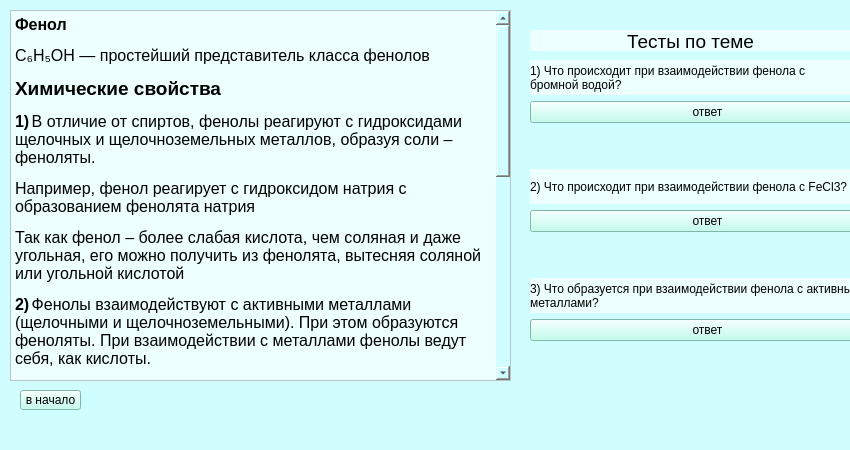
<?xml version="1.0" encoding="UTF-8"?>
<ui version="4.0">
 <class>MainWindow</class>
 <widget class="QMainWindow" name="MainWindow">
  <property name="geometry">
   <rect>
    <x>0</x>
    <y>0</y>
    <width>850</width>
    <height>450</height>
   </rect>
  </property>
  <property name="windowTitle">
   <string>MainWindow</string>
  </property>
  <property name="styleSheet">
   <string notr="true">background-color: rgb(208, 253, 255)</string>
  </property>
  <widget class="QWidget" name="centralwidget">
   <widget class="QTextEdit" name="textEdit">
    <property name="geometry">
     <rect>
      <x>10</x>
      <y>10</y>
      <width>501</width>
      <height>371</height>
     </rect>
    </property>
    <property name="styleSheet">
     <string notr="true">background-color: rgb(237, 255, 255);</string>
    </property>
    <property name="html">
     <string>&lt;!DOCTYPE HTML PUBLIC &quot;-//W3C//DTD HTML 4.0//EN&quot; &quot;http://www.w3.org/TR/REC-html40/strict.dtd&quot;&gt;
&lt;html&gt;&lt;head&gt;&lt;meta name=&quot;qrichtext&quot; content=&quot;1&quot; /&gt;&lt;style type=&quot;text/css&quot;&gt;
p, li { white-space: pre-wrap; }
&lt;/style&gt;&lt;/head&gt;&lt;body style=&quot; font-family:'MS Shell Dlg 2'; font-size:8pt; font-weight:400; font-style:normal;&quot;&gt;
&lt;p style=&quot; margin-top:12px; margin-bottom:12px; margin-left:0px; margin-right:0px; -qt-block-indent:0; text-indent:0px;&quot;&gt;&lt;span style=&quot; font-family:'Times New Roman,serif'; font-size:12pt; font-weight:600;&quot;&gt;Фенол &lt;/span&gt;&lt;/p&gt;
&lt;p style=&quot; margin-top:12px; margin-bottom:12px; margin-left:0px; margin-right:0px; -qt-block-indent:0; text-indent:0px;&quot;&gt;&lt;span style=&quot; font-family:'Times New Roman,serif'; font-size:12pt;&quot;&gt;C₆H₅OH — простейший представитель класса фенолов&lt;/span&gt; &lt;/p&gt;
&lt;p style=&quot; margin-top:12px; margin-bottom:12px; margin-left:0px; margin-right:0px; -qt-block-indent:0; text-indent:0px;&quot;&gt;&lt;span style=&quot; font-size:14pt; font-weight:600;&quot;&gt;Химические свойства&lt;/span&gt;&lt;/p&gt;
&lt;p style=&quot; margin-top:12px; margin-bottom:12px; margin-left:0px; margin-right:0px; -qt-block-indent:0; text-indent:0px;&quot;&gt;&lt;span style=&quot; font-family:'Times New Roman,serif'; font-size:12pt; font-weight:600;&quot;&gt;1)&lt;/span&gt;&lt;span style=&quot; font-family:'Times New Roman'; font-size:7pt; font-weight:600;&quot;&gt; &lt;/span&gt;&lt;span style=&quot; font-family:'Times New Roman,serif'; font-size:12pt;&quot;&gt;В отличие от спиртов, фенолы реагируют с гидроксидами щелочных и щелочноземельных металлов, образуя соли – феноляты.&lt;/span&gt; &lt;/p&gt;
&lt;p style=&quot; margin-top:12px; margin-bottom:12px; margin-left:0px; margin-right:0px; -qt-block-indent:0; text-indent:0px;&quot;&gt;&lt;span style=&quot; font-family:'Times New Roman,serif'; font-size:12pt;&quot;&gt;Например, фенол реагирует с гидроксидом натрия с образованием фенолята натрия&lt;/span&gt; &lt;/p&gt;
&lt;p style=&quot; margin-top:12px; margin-bottom:12px; margin-left:0px; margin-right:0px; -qt-block-indent:0; text-indent:0px;&quot;&gt;&lt;span style=&quot; font-family:'Times New Roman,serif'; font-size:12pt;&quot;&gt;Так как фенол – более слабая кислота, чем соляная и даже угольная, его можно получить из фенолята, вытесняя соляной или угольной кислотой&lt;/span&gt; &lt;/p&gt;
&lt;p style=&quot; margin-top:12px; margin-bottom:12px; margin-left:0px; margin-right:0px; -qt-block-indent:0; text-indent:0px;&quot;&gt;&lt;span style=&quot; font-family:'Times New Roman,serif'; font-size:12pt; font-weight:600;&quot;&gt;2)&lt;/span&gt;&lt;span style=&quot; font-family:'Times New Roman'; font-size:7pt;&quot;&gt; &lt;/span&gt;&lt;span style=&quot; font-family:'Times New Roman,serif'; font-size:12pt;&quot;&gt;Фенолы взаимодействуют с активными металлами (щелочными и щелочноземельными). При этом образуются феноляты. При взаимодействии с металлами фенолы ведут себя, как кислоты.&lt;/span&gt; &lt;/p&gt;
&lt;p style=&quot; margin-top:12px; margin-bottom:12px; margin-left:0px; margin-right:0px; -qt-block-indent:0; text-indent:0px;&quot;&gt;&lt;span style=&quot; font-family:'Times New Roman,serif'; font-size:12pt;&quot;&gt;Например, фенол взаимодействует с натрием с образованием фенолята натрия и водорода.&lt;/span&gt; &lt;/p&gt;
&lt;p style=&quot; margin-top:12px; margin-bottom:12px; margin-left:0px; margin-right:0px; -qt-block-indent:0; text-indent:0px;&quot;&gt;&lt;span style=&quot; font-family:'Times New Roman,serif'; font-size:12pt; font-weight:600;&quot;&gt;3)&lt;/span&gt;&lt;span style=&quot; font-family:'Times New Roman'; font-size:7pt; font-weight:600;&quot;&gt; &lt;/span&gt;&lt;span style=&quot; font-family:'Times New Roman,serif'; font-size:12pt;&quot;&gt;Фенол легко при комнатной температуре (без всякого катализатора) взаимодействует с бромной водой с образованием белого осадка 2,4,6-трибромфенола (качественная реакция на фенол).&lt;/span&gt; &lt;/p&gt;
&lt;p style=&quot; margin-top:12px; margin-bottom:12px; margin-left:0px; margin-right:0px; -qt-block-indent:0; text-indent:0px;&quot;&gt;&lt;span style=&quot; font-family:'Times New Roman,serif'; font-size:12pt; font-weight:600;&quot;&gt;4)&lt;/span&gt;&lt;span style=&quot; font-family:'Times New Roman'; font-size:7pt; font-weight:600;&quot;&gt; &lt;/span&gt;&lt;span style=&quot; font-family:'Times New Roman,serif'; font-size:12pt;&quot;&gt;Под действием 20% азотной кислоты HNO3 фенол легко превращается в смесь орто- и пара-нитрофенолов.&lt;/span&gt; &lt;/p&gt;
&lt;p style=&quot; margin-top:12px; margin-bottom:12px; margin-left:0px; margin-right:0px; -qt-block-indent:0; text-indent:0px;&quot;&gt;&lt;span style=&quot; font-family:'Times New Roman,serif'; font-size:12pt;&quot;&gt;Например, при нитровании фенола избытком концентрированной HNO3 образуется 2,4,6-тринитрофенол  (пикриновая кислота)&lt;/span&gt; &lt;/p&gt;
&lt;p style=&quot; margin-top:12px; margin-bottom:12px; margin-left:0px; margin-right:0px; -qt-block-indent:0; text-indent:0px;&quot;&gt;&lt;span style=&quot; font-family:'Times New Roman,serif'; font-size:12pt; font-weight:600;&quot;&gt;5)&lt;/span&gt;&lt;span style=&quot; font-family:'Times New Roman'; font-size:7pt; font-weight:600;&quot;&gt; &lt;/span&gt;&lt;span style=&quot; font-family:'Times New Roman,serif'; font-size:12pt;&quot;&gt;С формальдегидом фенол образует фенолоформальдегидные смолы.&lt;/span&gt; &lt;/p&gt;
&lt;p style=&quot; margin-top:12px; margin-bottom:12px; margin-left:0px; margin-right:0px; -qt-block-indent:0; text-indent:0px;&quot;&gt;&lt;span style=&quot; font-family:'Times New Roman,serif'; font-size:12pt; font-weight:600;&quot;&gt;6)&lt;/span&gt;&lt;span style=&quot; font-family:'Times New Roman'; font-size:7pt; font-weight:600;&quot;&gt; &lt;/span&gt;&lt;span style=&quot; font-family:'Times New Roman,serif'; font-size:12pt;&quot;&gt;При взаимодействии фенола с хлоридом железа (III) образуются комплексные соединения железа, которые окрашивают раствор в сине-фиолетовый цвет. Это качественная реакция на фенол.&lt;/span&gt; &lt;/p&gt;
&lt;p style=&quot; margin-top:12px; margin-bottom:12px; margin-left:0px; margin-right:0px; -qt-block-indent:0; text-indent:0px;&quot;&gt;&lt;span style=&quot; font-family:'Times New Roman,serif'; font-size:12pt; font-weight:600;&quot;&gt;7)&lt;/span&gt;&lt;span style=&quot; font-family:'Times New Roman'; font-size:7pt; font-weight:600;&quot;&gt; &lt;/span&gt;&lt;span style=&quot; font-family:'Times New Roman,serif'; font-size:12pt;&quot;&gt;Присоединение водорода к ароматическому кольцу.&lt;/span&gt; &lt;/p&gt;
&lt;p style=&quot; margin-top:12px; margin-bottom:12px; margin-left:0px; margin-right:0px; -qt-block-indent:0; text-indent:0px;&quot;&gt;&lt;span style=&quot; font-family:'Times New Roman,serif'; font-size:12pt;&quot;&gt;Продукт реакции – циклогексанол, вторичный циклический спирт.&lt;/span&gt; &lt;/p&gt;&lt;/body&gt;&lt;/html&gt;</string>
    </property>
   </widget>
   <widget class="QPushButton" name="btn_return">
    <property name="geometry">
     <rect>
      <x>20</x>
      <y>390</y>
      <width>61</width>
      <height>20</height>
     </rect>
    </property>
    <property name="styleSheet">
     <string notr="true">background-color: rgb(178, 255, 234);</string>
    </property>
    <property name="text">
     <string>в начало</string>
    </property>
   </widget>
   <widget class="QWidget" name="verticalLayoutWidget_2">
    <property name="geometry">
     <rect>
      <x>530</x>
      <y>60</y>
      <width>355</width>
      <height>321</height>
     </rect>
    </property>
    <layout class="QVBoxLayout" name="verticalLayout_2">
     <item>
      <widget class="QLabel" name="question_1">
       <property name="styleSheet">
        <string notr="true">background-color: rgb(237, 255, 255);</string>
       </property>
       <property name="text">
        <string>1) Что происходит при взаимодействии фенола с
бромной водой?</string>
       </property>
      </widget>
     </item>
     <item>
      <widget class="QPushButton" name="answer_1">
       <property name="styleSheet">
        <string notr="true">background-color: rgb(178, 255, 234);</string>
       </property>
       <property name="text">
        <string>ответ</string>
       </property>
      </widget>
     </item>
     <item>
      <widget class="QLabel" name="ans_1">
       <property name="text">
        <string/>
       </property>
      </widget>
     </item>
     <item>
      <widget class="QLabel" name="question_2">
       <property name="styleSheet">
        <string notr="true">background-color: rgb(237, 255, 255);</string>
       </property>
       <property name="text">
        <string>2) Что происходит при взаимодействии фенола с FeCl3?</string>
       </property>
      </widget>
     </item>
     <item>
      <widget class="QPushButton" name="answer_2">
       <property name="styleSheet">
        <string notr="true">background-color: rgb(178, 255, 234);</string>
       </property>
       <property name="text">
        <string>ответ</string>
       </property>
      </widget>
     </item>
     <item>
      <widget class="QLabel" name="ans_2">
       <property name="text">
        <string/>
       </property>
      </widget>
     </item>
     <item>
      <widget class="QLabel" name="question_3">
       <property name="styleSheet">
        <string notr="true">background-color: rgb(237, 255, 255);</string>
       </property>
       <property name="text">
        <string>3) Что образуется при взаимодействии фенола с активными
металлами?</string>
       </property>
      </widget>
     </item>
     <item>
      <widget class="QPushButton" name="answer_3">
       <property name="styleSheet">
        <string notr="true">background-color: rgb(178, 255, 234);</string>
       </property>
       <property name="text">
        <string>ответ</string>
       </property>
      </widget>
     </item>
     <item>
      <widget class="QLabel" name="ans_3">
       <property name="text">
        <string/>
       </property>
      </widget>
     </item>
    </layout>
   </widget>
   <widget class="QLabel" name="content">
    <property name="geometry">
     <rect>
      <x>530</x>
      <y>30</y>
      <width>321</width>
      <height>21</height>
     </rect>
    </property>
    <property name="styleSheet">
     <string notr="true">background-color: rgb(237, 255, 255);</string>
    </property>
    <property name="text">
     <string>&lt;html&gt;&lt;head/&gt;&lt;body&gt;&lt;p align=&quot;center&quot;&gt;&lt;span style=&quot; font-size:14pt;&quot;&gt;Тесты по теме&lt;/span&gt;&lt;/p&gt;&lt;/body&gt;&lt;/html&gt;</string>
    </property>
   </widget>
  </widget>
  <widget class="QMenuBar" name="menubar">
   <property name="geometry">
    <rect>
     <x>0</x>
     <y>0</y>
     <width>850</width>
     <height>18</height>
    </rect>
   </property>
  </widget>
  <widget class="QStatusBar" name="statusbar"/>
 </widget>
 <resources/>
 <connections/>
</ui>
